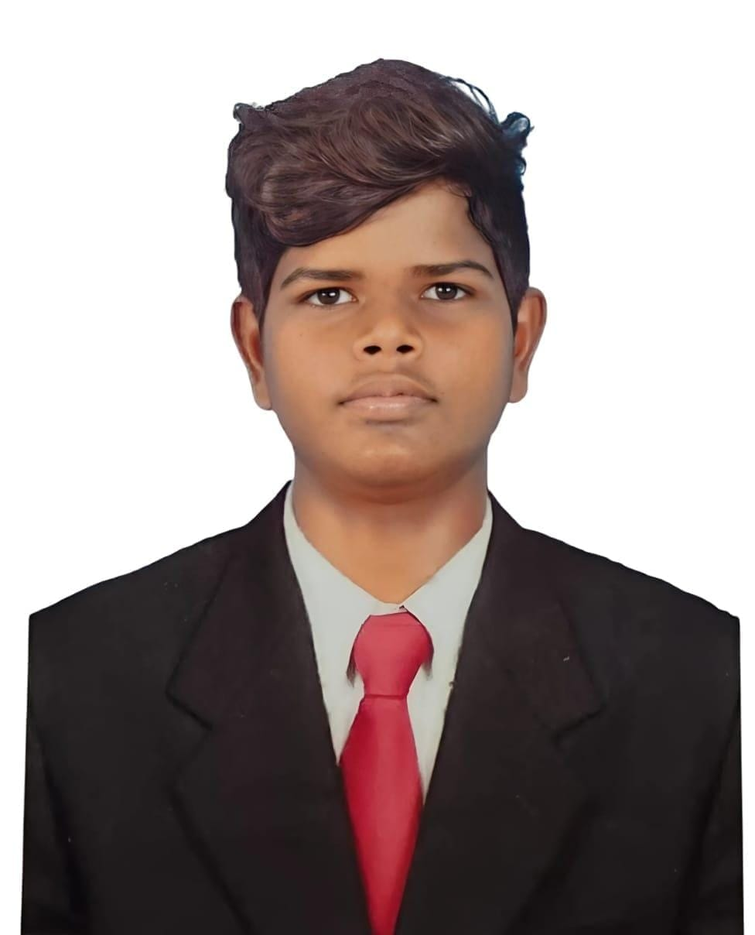
#> input picture chan.png, 755 x 935 px, shrunk from 976 x 1208 before the run, found by its file name
$ jupyter execute 'EXP6 (1).ipynb'   (older library calls are emulated)
#> lines starting #> are read from the running program, lines starting #| are printed output that depends on the picture; after the words box and inside, x2 and y2 are one past the last pixel; in counts of white or black regions, pixels touching at a corner belong together
### EX.No: 6-EDGE DETECTION
### Name : Chandru V
### Reg. No : 212224230043

[cell 1]
import cv2
import numpy as np
import matplotlib.pyplot as plt

image = cv2.imread(r"C:\Users\admin\Downloads\chan.png")  # Replace with your image path
#> image is the input picture: shape (935, 755, 3); mean B, G, R 143.5, 145.7, 158.2
gray_image = cv2.cvtColor(image, cv2.COLOR_BGR2GRAY)
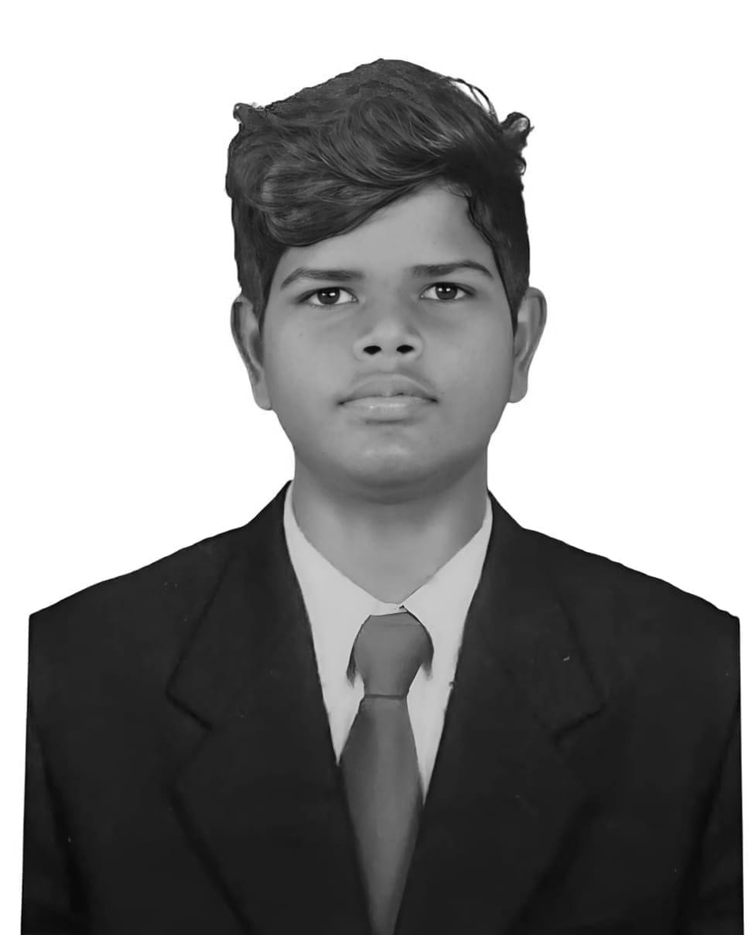
#> gray_image: shape (935, 755); min 0, max 255, mean 149.2
# Original Image
plt.imshow(cv2.cvtColor(image, cv2.COLOR_BGR2RGB))
plt.title('Original Image')
plt.axis('off')

[cell 2]
sobel_x = cv2.Sobel(gray_image, cv2.CV_64F, 1, 0, ksize=5)  # Sobel in x direction
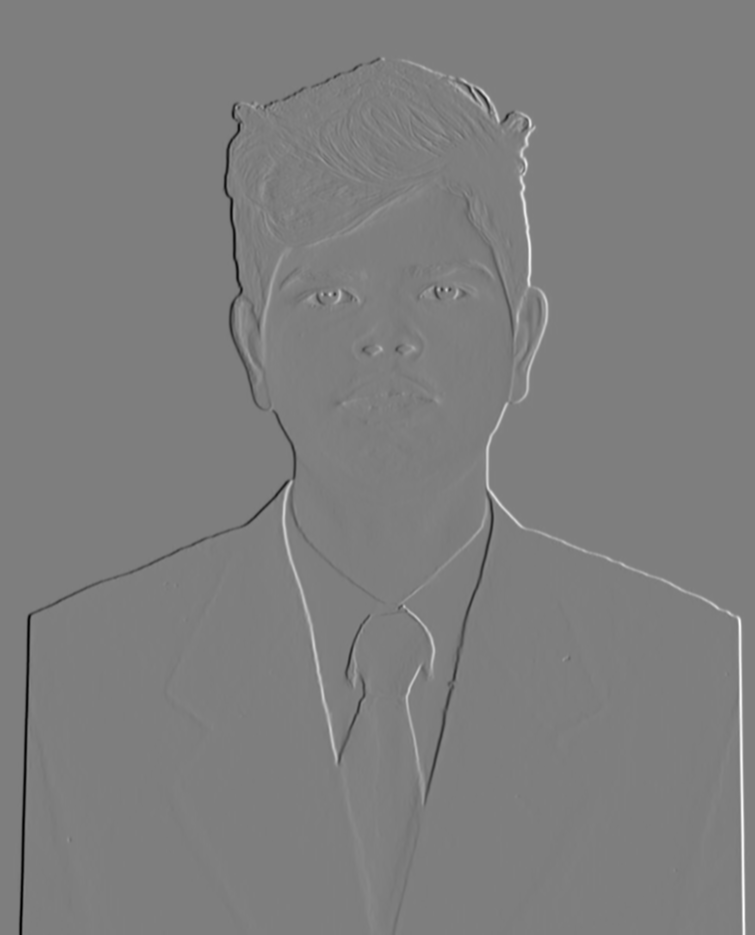
#> sobel_x: shape (935, 755) float64; min -11581, max 11728, mean 0; drawn with min black and max white
sobel_y = cv2.Sobel(gray_image, cv2.CV_64F, 0, 1, ksize=5)  # Sobel in y direction
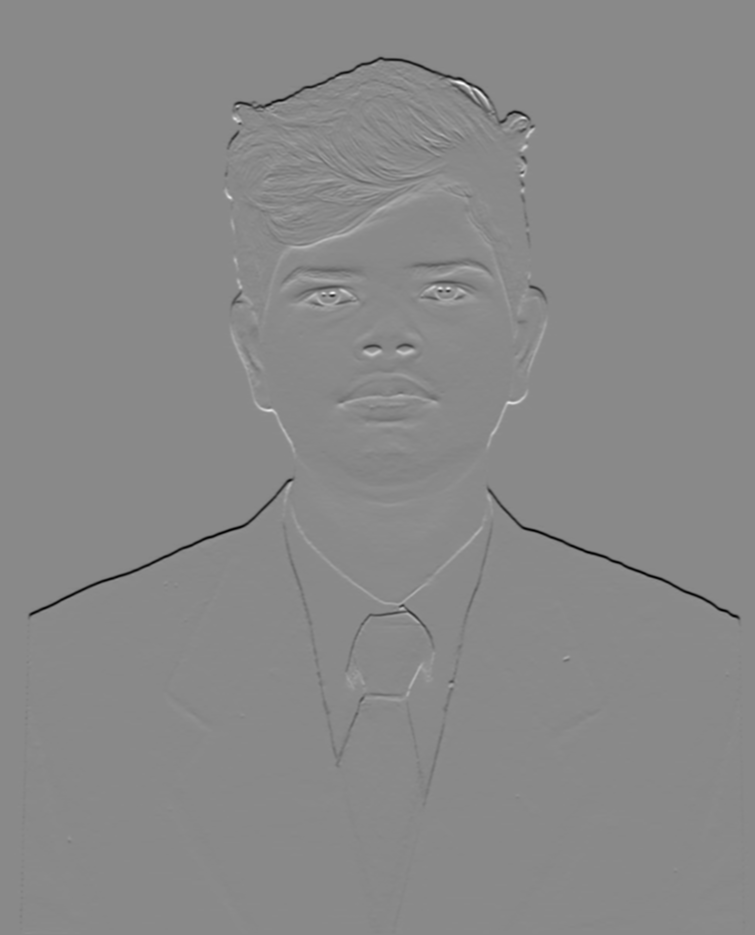
#> sobel_y: shape (935, 755) float64; min -10865, max 9257, mean -30.2; drawn with min black and max white
sobel_combined = cv2.magnitude(sobel_x, sobel_y)  # Combine both directions
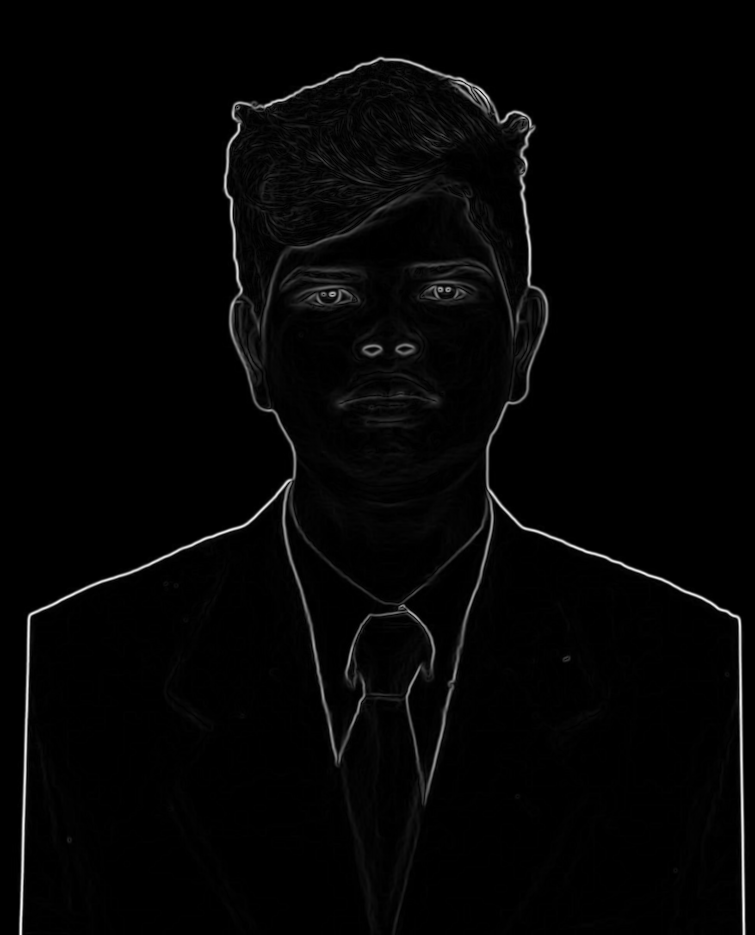
#> sobel_combined: shape (935, 755) float64; min 0, max 11728.4, mean 217.2; drawn with min black and max white
plt.imshow(sobel_combined, cmap='gray')
plt.title('Sobel Edge Detection')
plt.axis('off')

[cell 3]
laplacian = cv2.Laplacian(gray_image, cv2.CV_64F)
plt.imshow(laplacian, cmap='gray')
plt.title('Laplacian Edge Detection')
plt.axis('off')

[cell 4]
canny_edges = cv2.Canny(gray_image, 50, 150)
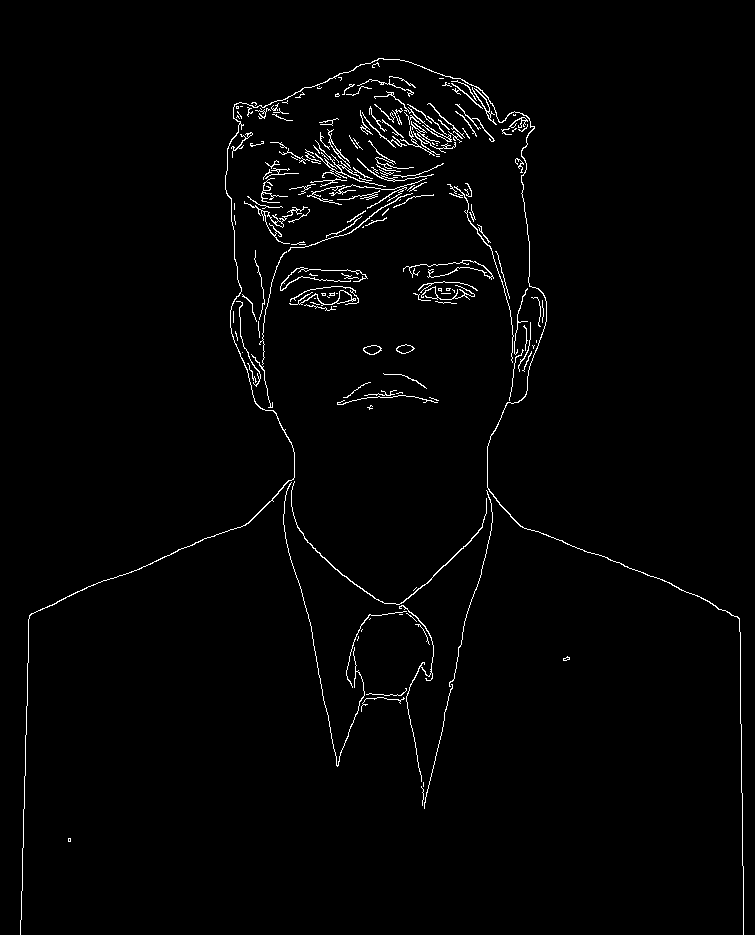
#> canny_edges: shape (935, 755); 1.7% white in thin lines or dots, all inside (x1, y1, x2, y2) = (20, 58, 744, 935)
plt.imshow(canny_edges, cmap='gray')
plt.title('Canny Edge Detection')
plt.axis('off')
